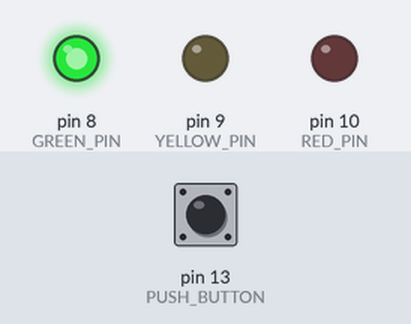
Bench run of a sketch on a simulated Arduino Uno, built with avr-gcc and run on an emulated ATmega328P. Shown: output pins drawn as LEDs (lit = HIGH). The test bench sets the inputs (shaded band); at power-on: pin 13 (PUSH_BUTTON) LOW. What the sketch prints to the serial monitor is not drawn.

Above: at 1.2 s.
1.3 s: pin 13 (PUSH_BUTTON) pulled HIGH for 0.15 s
At 2.3 s:
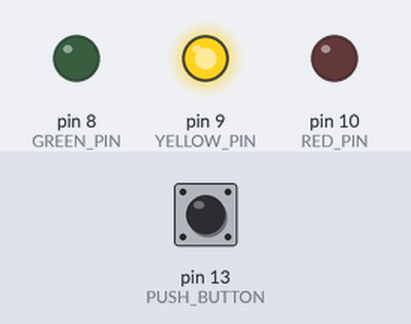
At 4.0 s:
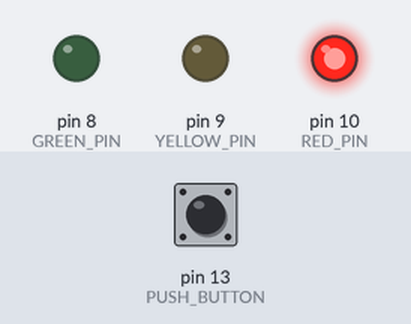
7.4 s: pin 13 (PUSH_BUTTON) pulled HIGH for 3.2 s
At 17.9 s:
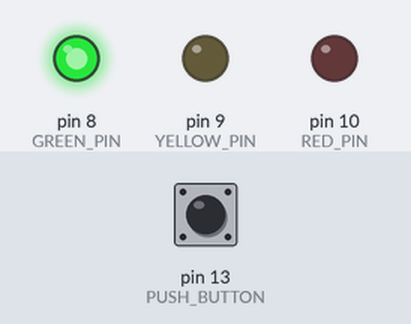
Timing chart, 0 to 18.1 s (numbered marks = the images above; inputs shaded):
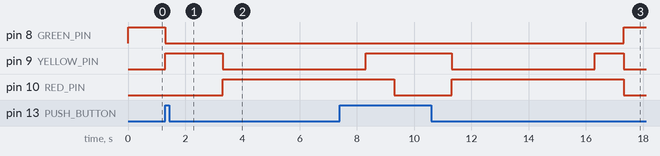

Measured:
- after the input at 1.3 s, pin 8 (GREEN_PIN): HIGH → LOW at once; pin 9 (YELLOW_PIN): LOW → HIGH at once, → LOW 2.0 s later; pin 10 (RED_PIN): LOW → HIGH after 2.0 s
- after the input at 7.4 s, pin 8 (GREEN_PIN): LOW → HIGH after 9.9 s instead of 1.9 s

The sketch:

Oppgave10__traffiklys_.ino
```cpp
const int GREEN_PIN = 8;
const int YELLOW_PIN = 9;
const int RED_PIN = 10;
const int PUSH_BUTTON = 13;

const int S_CARS_DRIVE = 0; //disse skal være i switch()
const int S_PREPARE_TO_DRIVE = 1;
const int S_CARS_STOP = 2;
const int S_PREPARE_TO_STOP = 3;

int state = S_CARS_DRIVE;

unsigned long nextTimeout;
//.......................................................................

void setTrafficLights(int phase)
{
  if(phase == 1)
  {
  digitalWrite(RED_PIN, HIGH);
  digitalWrite(YELLOW_PIN, LOW);
  digitalWrite(GREEN_PIN, LOW);
  }
  if(phase == 2)
  {
    digitalWrite(RED_PIN, HIGH);
    digitalWrite(YELLOW_PIN, HIGH);
    digitalWrite(GREEN_PIN, LOW);
  }
  if(phase == 3)
  {
   digitalWrite(RED_PIN, LOW);
   digitalWrite(YELLOW_PIN, LOW);
   digitalWrite(GREEN_PIN, HIGH);
  }
  if(phase == 4)
  {
   digitalWrite(RED_PIN, LOW);
   digitalWrite(YELLOW_PIN, HIGH);
   digitalWrite(GREEN_PIN, LOW);
  }
}

boolean isButtonPressed() //kan gjøre endringer på false/true
{
  int buttonState = digitalRead(PUSH_BUTTON);

  boolean buttonPressed;
  if(buttonState == HIGH)
  {
    buttonPressed = true;
  }
  else
  {
    buttonPressed = false;
  }
  return buttonPressed;
}

void startTimer(unsigned long duration)
{
  nextTimeout = millis() + duration;
}

boolean timerHasExpired()
{
  boolean hasExpired = false;
  if(millis() > nextTimeout)
  {
    hasExpired = true;
  }
  else
  {
    hasExpired = false;
  }
  return hasExpired;
}

//-------------------------------------------------------------------------
void setup() {

  pinMode(YELLOW_PIN, OUTPUT);
  pinMode(GREEN_PIN, OUTPUT);
  pinMode(RED_PIN, OUTPUT);

  pinMode(PUSH_BUTTON, INPUT);

  Serial.begin(9600);
}
//---------------------------------------------------------------------------
void loop() {

Serial.println(isButtonPressed());

  switch(state)
  {
    case S_CARS_DRIVE:
    {
     setTrafficLights(3);
     if(isButtonPressed() == true)
     {
      setTrafficLights(4);
      startTimer(2000);
      state = S_PREPARE_TO_STOP;
     }
    }
    break;

    case S_PREPARE_TO_STOP:
    {
     setTrafficLights(4);
     if(timerHasExpired())
     {
      setTrafficLights(1);
      startTimer(5000);
      state = S_CARS_STOP;
     }
    }
    break;

    case S_CARS_STOP:
    {
     setTrafficLights(1);
     if(timerHasExpired())
     {
      setTrafficLights(2);
      startTimer(1000);
      state = S_PREPARE_TO_DRIVE;
     }
    }
    break;

    case S_PREPARE_TO_DRIVE:
    {
     setTrafficLights(2);
     if(timerHasExpired())
     {
      setTrafficLights(3);
      state = S_CARS_DRIVE;
     }
    }
    break;
  }
}
```
